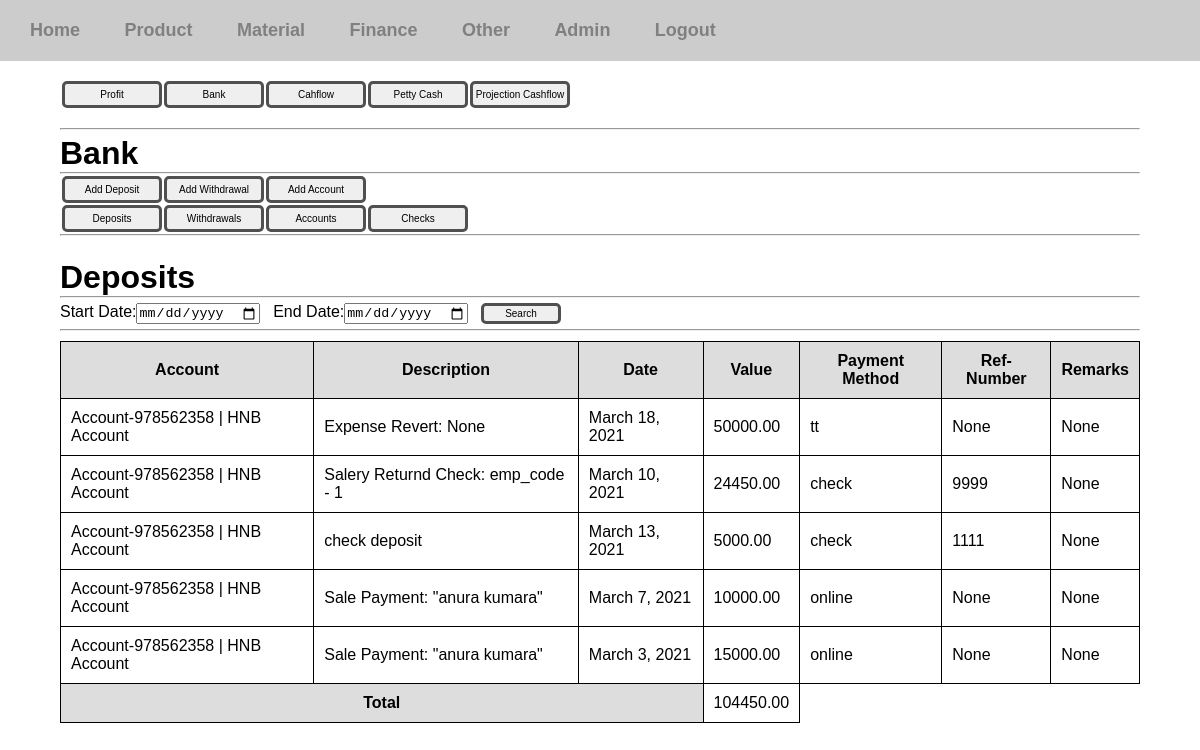
/finance-manager/bank-deposits/ (signed in), run on the app's committed database.
### finance_manager/models.py (models this page shows, shortened)
class Deposit(models.Model):
	account = models.ForeignKey(Bank, null=True, on_delete=models.SET_NULL)
	desc = models.CharField(max_length=200, null=True, blank=True)
	date = models.DateField()
	amount = models.DecimalField(max_digits=15, decimal_places=2, blank=True)
	payment_method = models.ForeignKey(PaymentMethod, null=True, on_delete=models.SET_NULL)
	ref_num = models.IntegerField(null=True, blank=True)
	remarks = models.CharField(max_length=500, null=True, blank=True)

class Bank(models.Model):
	acc_num = models.IntegerField(unique=True)
	acc_name = models.CharField(max_length=100)
	desc = models.CharField(max_length=200, null=True, blank=True)
	amount = models.DecimalField(max_digits=15, decimal_places=2)
	def __str__(self):
		return f'Account-{self.acc_num} | {self.acc_name}'

class PaymentMethod(models.Model):
	name = models.CharField(max_length=50)
	def __str__(self):
		return self.name

### finance_manager/views/bank.py (the view)
# urls.py: path('bank-deposits/',bank.deposits, name='deposits'),
@login_required(login_url='/login')
def deposits(request):
	user = get_user(request)
	if not user.is_staff:
		return redirect('/fobiddn/')
	if request.method == 'POST':
		start_date = request.POST['start_date']
		end_date = request.POST['end_date']
		recodes = None
		if start_date == '' or end_date == '':
			recodes = Deposit.objects.all().order_by('-id')
		else:
			recodes = Deposit.objects.filter(date__range=[start_date,end_date]).order_by('-id')
		total = calc_total(recodes)
		context = {'recodes':recodes, 'total':total}
		return render(request,'finance_manager/bank/deposits.html', context)
	else:
		recodes = Deposit.objects.all().order_by('-id')
		total = calc_total(recodes)
		context = {'recodes':recodes, 'total':total}
		return render(request,'finance_manager/bank/deposits.html', context)

### finance_manager/views/bank.py (called while the page is built)
def calc_total(data):
	total = 0
	for element in data:
		total += element.amount
	return total

### user_manager/getuser.py (called while the page is built)
def get_user(request):
	user_id = request.session.get('user_id',None)
	if user_id:
		user = User.objects.get(pk=user_id)
		return user
	else:
		return None

### templates/finance_manager/bank/deposits.html (shortened to what this page needs)
{% extends 'finance_manager/bank/bank.html' %}
{% block bodycontent %}
<br>
	<h1>Deposits</h1>
	<hr>
	<div class="search-form">
		<form action="" method="POST">
			<label for="start-date">Start Date:</label><input type="date" name="start_date"> &nbsp;
			<label for="end-date">End Date:</label><input type="date" name="end_date"> &nbsp;
			<input type="submit" value="Search" class="btn btn-sm">
		</form>
	</div>
	<hr>
	{% if recodes %}
		<div class="table-div">
			<table class="view-table">
			<tr>
				<th>Account</th>
				<th>Description</th>
				<th>Date</th>
				<th>Value</th>
				<th>Payment Method</th>
				<th>Ref-Number</th>
				<th>Remarks</th>
			</tr>
			{% for recode in recodes %}
				<tr>
					<td>{{ recode.account }}</td>
					<td>{{ recode.desc }}</td>
					<td>{{ recode.date }}</td>
					<td>{{ recode.amount }}</td>
					<td>{{ recode.payment_method }}</td>
					<td>{{ recode.ref_num }}</td>
					<td>{{ recode.remarks }}</td>
				</tr>
			{% endfor %}
			<tr>
				<th colspan="3">Total</th>
				<td class="amount">{{ total }}</td>
			</tr>
		</table>
		</div>
	{% else %}
		<p>There are no recodes</p>
	{% endif %}
{% endblock %}

### static/css/styles.css (style rules this page uses)
* { margin: 0; padding: 0; box-sizing: border-box; }
body { font-family: sans-serif; }
form select,input,label { display: block; }
.body-content h1 { margin-top: 5px; }
.form-content input,select,label { display: block; margin-top: 10px;margin-bottom: 5px; }
.search-form { padding-top: 5px; padding-bottom: 5px; }
.search-form input,select,label { display: inline; }
.btn { padding: 5px 15px; border: 3px solid #505050; border-radius: 5px; width: 100px; font-size: 10px; }
.btn-sm { padding: 2px; width: 80px; }
.amount { text-align: right; }

### static/css/tables.css (style rules this page uses)
.view-table { margin: 10px 0px; border-collapse: collapse; }
.view-table th { background: #ddd; }
.view-table td,th { padding: 10px; border:1px solid black; }

### data on the page
Deposit: account "Account-978562358 | HNB Account", desc "Expense Revert: None", date "March 18, 2021", amount "50000.00", payment_method "tt", ref_num "None", remarks "None"
Deposit: account "Account-978562358 | HNB Account", desc "Salery Returnd Check: emp_code - 1", date "March 10, 2021", amount "24450.00", payment_method "check", ref_num "9999", remarks "None"
Deposit: account "Account-978562358 | HNB Account", desc "check deposit", date "March 13, 2021", amount "5000.00", payment_method "check", ref_num "1111", remarks "None"
Deposit: account "Account-978562358 | HNB Account", desc "Sale Payment: \"anura kumara\"", date "March 7, 2021", amount "10000.00", payment_method "online", ref_num "None", remarks "None"
Deposit: account "Account-978562358 | HNB Account", desc "Sale Payment: \"anura kumara\"", date "March 3, 2021", amount "15000.00", payment_method "online", ref_num "None", remarks "None"

### other printed values
{{ total }} "104450.00"
